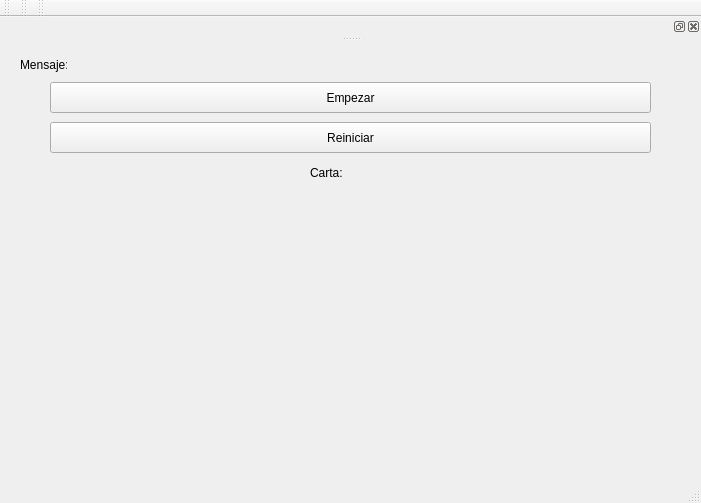
<?xml version="1.0" encoding="UTF-8"?>
<ui version="4.0">
 <class>MainWindow</class>
 <widget class="QMainWindow" name="MainWindow">
  <property name="geometry">
   <rect>
    <x>0</x>
    <y>0</y>
    <width>701</width>
    <height>503</height>
   </rect>
  </property>
  <property name="windowTitle">
   <string>MainWindow</string>
  </property>
  <widget class="QWidget" name="centralwidget">
   <widget class="QLabel" name="label">
    <property name="geometry">
     <rect>
      <x>40</x>
      <y>30</y>
      <width>47</width>
      <height>13</height>
     </rect>
    </property>
    <property name="text">
     <string/>
    </property>
   </widget>
   <widget class="QPushButton" name="pushButton">
    <property name="geometry">
     <rect>
      <x>50</x>
      <y>40</y>
      <width>601</width>
      <height>31</height>
     </rect>
    </property>
    <property name="text">
     <string>Empezar</string>
    </property>
   </widget>
   <widget class="QPushButton" name="pushButton_2">
    <property name="geometry">
     <rect>
      <x>50</x>
      <y>80</y>
      <width>601</width>
      <height>31</height>
     </rect>
    </property>
    <property name="text">
     <string>Reiniciar</string>
    </property>
   </widget>
   <widget class="QLabel" name="label_2">
    <property name="geometry">
     <rect>
      <x>310</x>
      <y>110</y>
      <width>81</width>
      <height>41</height>
     </rect>
    </property>
    <property name="text">
     <string>Carta:</string>
    </property>
   </widget>
   <widget class="QLabel" name="label_3">
    <property name="geometry">
     <rect>
      <x>20</x>
      <y>12</y>
      <width>47</width>
      <height>21</height>
     </rect>
    </property>
    <property name="text">
     <string>Mensaje:</string>
    </property>
   </widget>
  </widget>
  <widget class="QMenuBar" name="menubar">
   <property name="geometry">
    <rect>
     <x>0</x>
     <y>0</y>
     <width>701</width>
     <height>21</height>
    </rect>
   </property>
  </widget>
  <widget class="QStatusBar" name="statusbar"/>
  <widget class="QDockWidget" name="dockWidget_2">
   <attribute name="dockWidgetArea">
    <number>4</number>
   </attribute>
   <widget class="QWidget" name="dockWidgetContents_2"/>
  </widget>
  <widget class="QToolBar" name="toolBar">
   <property name="windowTitle">
    <string>toolBar</string>
   </property>
   <attribute name="toolBarArea">
    <enum>TopToolBarArea</enum>
   </attribute>
   <attribute name="toolBarBreak">
    <bool>false</bool>
   </attribute>
  </widget>
  <widget class="QToolBar" name="toolBar_2">
   <property name="windowTitle">
    <string>toolBar_2</string>
   </property>
   <attribute name="toolBarArea">
    <enum>TopToolBarArea</enum>
   </attribute>
   <attribute name="toolBarBreak">
    <bool>false</bool>
   </attribute>
  </widget>
  <widget class="QToolBar" name="toolBar_3">
   <property name="windowTitle">
    <string>toolBar_3</string>
   </property>
   <attribute name="toolBarArea">
    <enum>TopToolBarArea</enum>
   </attribute>
   <attribute name="toolBarBreak">
    <bool>false</bool>
   </attribute>
  </widget>
 </widget>
 <resources/>
 <connections>
  <connection>
   <sender>pushButton</sender>
   <signal>clicked()</signal>
   <receiver>pushButton</receiver>
   <slot>click()</slot>
   <hints>
    <hint type="sourcelabel">
     <x>264</x>
     <y>111</y>
    </hint>
    <hint type="destinationlabel">
     <x>262</x>
     <y>113</y>
    </hint>
   </hints>
  </connection>
  <connection>
   <sender>pushButton_2</sender>
   <signal>clicked()</signal>
   <receiver>pushButton_2</receiver>
   <slot>click()</slot>
   <hints>
    <hint type="sourcelabel">
     <x>90</x>
     <y>156</y>
    </hint>
    <hint type="destinationlabel">
     <x>92</x>
     <y>155</y>
    </hint>
   </hints>
  </connection>
 </connections>
</ui>
